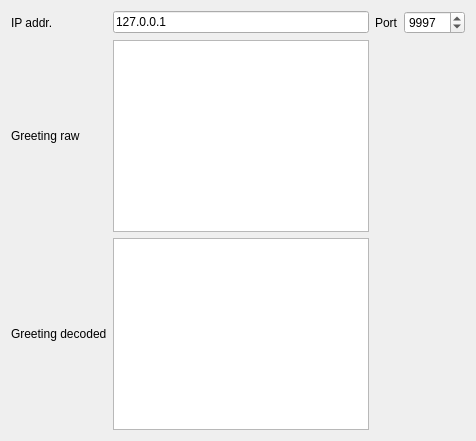
                  <widget class="QWidget" name="tab_6">
                   <attribute name="title">
                    <string>PI SPAD23R (Intensity mode)</string>
                   </attribute>
                   <layout class="QGridLayout" name="gridLayout_106">
                    <item row="0" column="0">
                     <layout class="QGridLayout" name="gridLayout_43">
                      <item row="0" column="2">
                       <widget class="QLabel" name="label_pispad23_port">
                        <property name="text">
                         <string>Port</string>
                        </property>
                       </widget>
                      </item>
                      <item row="0" column="3">
                       <widget class="QSpinBox" name="spinBox_pispad23_port">
                        <property name="minimum">
                         <number>1</number>
                        </property>
                        <property name="maximum">
                         <number>65535</number>
                        </property>
                        <property name="value">
                         <number>9997</number>
                        </property>
                       </widget>
                      </item>
                      <item row="0" column="0">
                       <widget class="QLabel" name="label_pispad23_ip_addr">
                        <property name="text">
                         <string>IP addr.</string>
                        </property>
                       </widget>
                      </item>
                      <item row="1" column="0">
                       <widget class="QLabel" name="label_pispad23_greeting_raw">
                        <property name="text">
                         <string>Greeting raw</string>
                        </property>
                       </widget>
                      </item>
                      <item row="0" column="1">
                       <widget class="QLineEdit" name="lineEdit_pispad23_ip_addr">
                        <property name="text">
                         <string>127.0.0.1</string>
                        </property>
                       </widget>
                      </item>
                      <item row="1" column="1">
                       <widget class="QTextEdit" name="textEdit_pispad23_greeting_raw">
                        <property name="readOnly">
                         <bool>true</bool>
                        </property>
                       </widget>
                      </item>
                      <item row="2" column="0">
                       <widget class="QLabel" name="label_pispad23_greeting_decoded">
                        <property name="text">
                         <string>Greeting decoded</string>
                        </property>
                       </widget>
                      </item>
                      <item row="2" column="1">
                       <widget class="QTextEdit" name="textEdit_pispad23_greeting_decoded">
                        <property name="readOnly">
                         <bool>true</bool>
                        </property>
                       </widget>
                      </item>
                     </layout>
                    </item>
                   </layout>
                  </widget>
